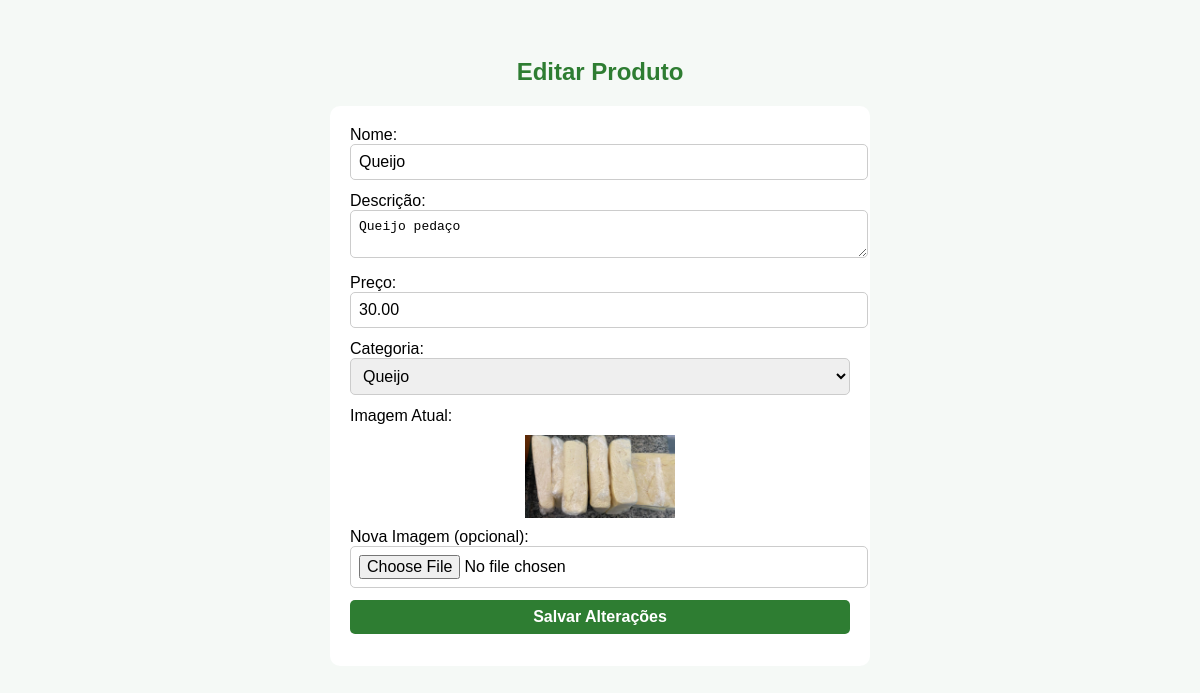
The page /editar_produto.php?id=4 on the database its author committed.
### tables this page shows
CREATE TABLE `produtos` (
  `id` int(11) NOT NULL,
  `nome` varchar(100) NOT NULL,
  `descricao` text DEFAULT NULL,
  `preco` decimal(10,2) NOT NULL,
  `estoque` int(11) DEFAULT 0,
  `categoria` enum('queijo','hortalica','carne','outros') NOT NULL,
  `imagem` varchar(255) DEFAULT NULL
);

### editar_produto.php (the view, shortened to what this page needs)
<?php
include 'conexao.php';
$id = intval($_GET['id']);
$stmt = $conn->prepare("SELECT * FROM produtos WHERE id = ?");
$stmt->bind_param("i", $id);
$stmt->execute();
$resultado = $stmt->get_result();
$produto = $resultado->fetch_assoc();
$categoria = $produto['categoria'];
?>
<!DOCTYPE html>
<html lang="pt-br">
<head>
</head>
<body>
<h2>Editar Produto</h2>
<form method="post" enctype="multipart/form-data">
    <label>Nome:</label>
    <input type="text" name="nome" value="<?= htmlspecialchars($produto['nome']) ?>" required>
    <label>Descrição:</label>
    <textarea name="descricao" required><?= htmlspecialchars($produto['descricao']) ?></textarea>
    <label>Preço:</label>
    <input type="number" step="0.01" name="preco" value="<?= htmlspecialchars($produto['preco']) ?>" required>
    <label>Categoria:</label>
    <select name="categoria" required>
        <option value="queijo" <?= $categoria === 'queijo' ? 'selected' : '' ?>>Queijo</option>
    </select>
    <label>Imagem Atual:</label>
    <?php if ($produto['imagem']): ?>
        <img src="uploads/<?= htmlspecialchars($produto['imagem']) ?>" alt="Imagem do produto">
    <?php else: ?>
        <span>Sem imagem</span>
    <?php endif; ?>
    <label>Nova Imagem (opcional):</label>
    <input type="file" name="imagem" accept="image/*">
    <input type="submit" value="Salvar Alterações">
</form>
</body>
</html>

### editar_produto.php (style rules this page uses)
body { font-family: Arial, sans-serif; background: #f5f9f6; padding: 30px; }
h2 { color: #2e7d32; text-align: center; }
form { background: white; padding: 20px; border-radius: 10px; max-width: 500px; margin: 0 auto; }
input, textarea, select { width: 100%; padding: 8px; margin-bottom: 12px; border-radius: 5px; border: 1px solid #ccc; font-size: 1em; }
input[type=submit] { background: #2e7d32; color: white; border: none; cursor: pointer; font-weight: bold; }
img { display: block; margin: 10px auto; max-width: 150px; }

### rows shown on the page
produtos: nome "Queijo", descricao "Queijo pedaço", preco "30.00", categoria "Queijo", imagem (picture)
